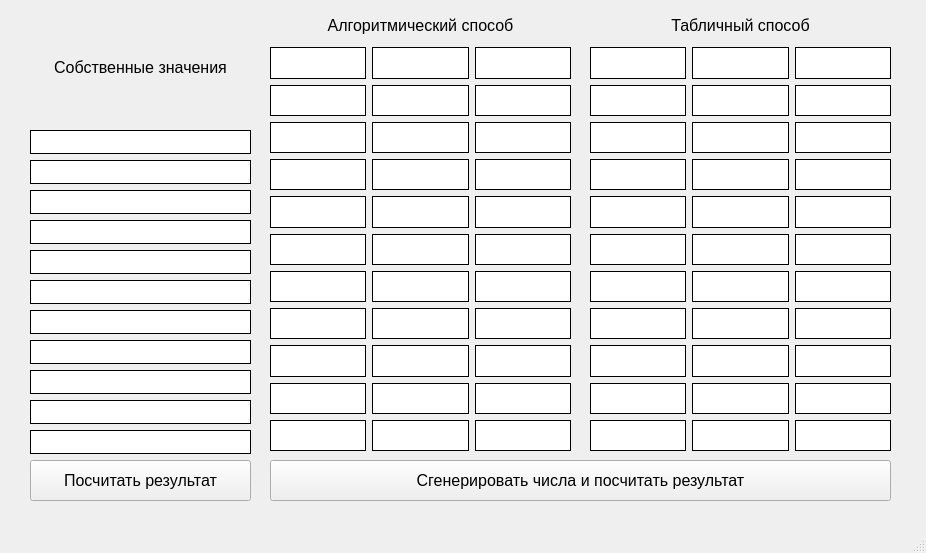
<?xml version="1.0" encoding="UTF-8"?>
<ui version="4.0">
 <class>MainWindow</class>
 <widget class="QMainWindow" name="MainWindow">
  <property name="geometry">
   <rect>
    <x>0</x>
    <y>0</y>
    <width>926</width>
    <height>553</height>
   </rect>
  </property>
  <property name="windowTitle">
   <string>MainWindow</string>
  </property>
  <widget class="QWidget" name="centralwidget">
   <widget class="QWidget" name="gridLayoutWidget">
    <property name="geometry">
     <rect>
      <x>270</x>
      <y>10</y>
      <width>301</width>
      <height>441</height>
     </rect>
    </property>
    <layout class="QGridLayout" name="algorithm">
     <item row="6" column="1">
      <widget class="QLabel" name="alg_2_6">
       <property name="font">
        <font>
         <pointsize>14</pointsize>
        </font>
       </property>
       <property name="styleSheet">
        <string notr="true">border-style: solid; border-width: 1px; border-color: black;
background-color: rgb(255, 255, 255);</string>
       </property>
       <property name="text">
        <string/>
       </property>
      </widget>
     </item>
     <item row="7" column="1">
      <widget class="QLabel" name="alg_2_7">
       <property name="font">
        <font>
         <pointsize>14</pointsize>
        </font>
       </property>
       <property name="styleSheet">
        <string notr="true">border-style: solid; border-width: 1px; border-color: black;
background-color: rgb(255, 255, 255);</string>
       </property>
       <property name="text">
        <string/>
       </property>
      </widget>
     </item>
     <item row="4" column="0">
      <widget class="QLabel" name="alg_1_4">
       <property name="font">
        <font>
         <pointsize>14</pointsize>
        </font>
       </property>
       <property name="styleSheet">
        <string notr="true">border-style: solid; border-width: 1px; border-color: black;
background-color: rgb(255, 255, 255);</string>
       </property>
       <property name="text">
        <string/>
       </property>
      </widget>
     </item>
     <item row="5" column="0">
      <widget class="QLabel" name="alg_1_6">
       <property name="font">
        <font>
         <pointsize>14</pointsize>
        </font>
       </property>
       <property name="styleSheet">
        <string notr="true">border-style: solid; border-width: 1px; border-color: black;
background-color: rgb(255, 255, 255);</string>
       </property>
       <property name="text">
        <string/>
       </property>
      </widget>
     </item>
     <item row="7" column="2">
      <widget class="QLabel" name="alg_3_7">
       <property name="font">
        <font>
         <pointsize>14</pointsize>
        </font>
       </property>
       <property name="styleSheet">
        <string notr="true">border-style: solid; border-width: 1px; border-color: black;
background-color: rgb(255, 255, 255);</string>
       </property>
       <property name="text">
        <string/>
       </property>
      </widget>
     </item>
     <item row="11" column="1">
      <widget class="QLabel" name="alg_2_res">
       <property name="font">
        <font>
         <pointsize>14</pointsize>
        </font>
       </property>
       <property name="styleSheet">
        <string notr="true">border-style: solid; border-width: 1px; border-color: black;
background-color: rgb(255, 255, 255);</string>
       </property>
       <property name="text">
        <string/>
       </property>
      </widget>
     </item>
     <item row="10" column="0">
      <widget class="QLabel" name="alg_1_10">
       <property name="font">
        <font>
         <pointsize>14</pointsize>
        </font>
       </property>
       <property name="styleSheet">
        <string notr="true">border-style: solid; border-width: 1px; border-color: black;
background-color: rgb(255, 255, 255);</string>
       </property>
       <property name="text">
        <string/>
       </property>
      </widget>
     </item>
     <item row="2" column="1">
      <widget class="QLabel" name="alg_2_2">
       <property name="font">
        <font>
         <pointsize>14</pointsize>
        </font>
       </property>
       <property name="styleSheet">
        <string notr="true">border-style: solid; border-width: 1px; border-color: black;
background-color: rgb(255, 255, 255);</string>
       </property>
       <property name="text">
        <string/>
       </property>
      </widget>
     </item>
     <item row="2" column="0">
      <widget class="QLabel" name="alg_1_2">
       <property name="font">
        <font>
         <pointsize>14</pointsize>
        </font>
       </property>
       <property name="styleSheet">
        <string notr="true">border-style: solid; border-width: 1px; border-color: black;
background-color: rgb(255, 255, 255);</string>
       </property>
       <property name="text">
        <string/>
       </property>
      </widget>
     </item>
     <item row="8" column="2">
      <widget class="QLabel" name="alg_3_8">
       <property name="font">
        <font>
         <pointsize>14</pointsize>
        </font>
       </property>
       <property name="styleSheet">
        <string notr="true">border-style: solid; border-width: 1px; border-color: black;
background-color: rgb(255, 255, 255);</string>
       </property>
       <property name="text">
        <string/>
       </property>
      </widget>
     </item>
     <item row="11" column="0">
      <widget class="QLabel" name="alg_1_res">
       <property name="font">
        <font>
         <pointsize>14</pointsize>
        </font>
       </property>
       <property name="styleSheet">
        <string notr="true">border-style: solid; border-width: 1px; border-color: black;
background-color: rgb(255, 255, 255);</string>
       </property>
       <property name="text">
        <string/>
       </property>
      </widget>
     </item>
     <item row="9" column="2">
      <widget class="QLabel" name="alg_3_9">
       <property name="font">
        <font>
         <pointsize>14</pointsize>
        </font>
       </property>
       <property name="styleSheet">
        <string notr="true">border-style: solid; border-width: 1px; border-color: black;
background-color: rgb(255, 255, 255);</string>
       </property>
       <property name="text">
        <string/>
       </property>
      </widget>
     </item>
     <item row="5" column="1">
      <widget class="QLabel" name="alg_2_5">
       <property name="font">
        <font>
         <pointsize>14</pointsize>
        </font>
       </property>
       <property name="styleSheet">
        <string notr="true">border-style: solid; border-width: 1px; border-color: black;
background-color: rgb(255, 255, 255);</string>
       </property>
       <property name="text">
        <string/>
       </property>
      </widget>
     </item>
     <item row="3" column="1">
      <widget class="QLabel" name="alg_2_3">
       <property name="font">
        <font>
         <pointsize>14</pointsize>
        </font>
       </property>
       <property name="styleSheet">
        <string notr="true">border-style: solid; border-width: 1px; border-color: black;
background-color: rgb(255, 255, 255);</string>
       </property>
       <property name="text">
        <string/>
       </property>
      </widget>
     </item>
     <item row="11" column="2">
      <widget class="QLabel" name="alg_3_res">
       <property name="font">
        <font>
         <pointsize>14</pointsize>
        </font>
       </property>
       <property name="styleSheet">
        <string notr="true">border-style: solid; border-width: 1px; border-color: black;
background-color: rgb(255, 255, 255);</string>
       </property>
       <property name="text">
        <string/>
       </property>
      </widget>
     </item>
     <item row="3" column="0">
      <widget class="QLabel" name="alg_1_3">
       <property name="font">
        <font>
         <pointsize>14</pointsize>
        </font>
       </property>
       <property name="styleSheet">
        <string notr="true">border-style: solid; border-width: 1px; border-color: black;
background-color: rgb(255, 255, 255);</string>
       </property>
       <property name="text">
        <string/>
       </property>
      </widget>
     </item>
     <item row="1" column="0">
      <widget class="QLabel" name="alg_1_1">
       <property name="font">
        <font>
         <pointsize>14</pointsize>
        </font>
       </property>
       <property name="styleSheet">
        <string notr="true">border-style: solid; border-width: 1px; border-color: black;
background-color: rgb(255, 255, 255);</string>
       </property>
       <property name="text">
        <string/>
       </property>
      </widget>
     </item>
     <item row="9" column="0">
      <widget class="QLabel" name="alg_1_9">
       <property name="font">
        <font>
         <pointsize>14</pointsize>
        </font>
       </property>
       <property name="styleSheet">
        <string notr="true">border-style: solid; border-width: 1px; border-color: black;
background-color: rgb(255, 255, 255);</string>
       </property>
       <property name="text">
        <string/>
       </property>
      </widget>
     </item>
     <item row="4" column="1">
      <widget class="QLabel" name="alg_2_4">
       <property name="font">
        <font>
         <pointsize>14</pointsize>
        </font>
       </property>
       <property name="styleSheet">
        <string notr="true">border-style: solid; border-width: 1px; border-color: black;
background-color: rgb(255, 255, 255);</string>
       </property>
       <property name="text">
        <string/>
       </property>
      </widget>
     </item>
     <item row="6" column="0">
      <widget class="QLabel" name="alg_1_5">
       <property name="font">
        <font>
         <pointsize>14</pointsize>
        </font>
       </property>
       <property name="styleSheet">
        <string notr="true">border-style: solid; border-width: 1px; border-color: black;
background-color: rgb(255, 255, 255);</string>
       </property>
       <property name="text">
        <string/>
       </property>
      </widget>
     </item>
     <item row="8" column="0">
      <widget class="QLabel" name="alg_1_7">
       <property name="font">
        <font>
         <pointsize>14</pointsize>
        </font>
       </property>
       <property name="styleSheet">
        <string notr="true">border-style: solid; border-width: 1px; border-color: black;
background-color: rgb(255, 255, 255);</string>
       </property>
       <property name="text">
        <string/>
       </property>
      </widget>
     </item>
     <item row="7" column="0">
      <widget class="QLabel" name="alg_1_8">
       <property name="font">
        <font>
         <pointsize>14</pointsize>
        </font>
       </property>
       <property name="styleSheet">
        <string notr="true">border-style: solid; border-width: 1px; border-color: black;
background-color: rgb(255, 255, 255);</string>
       </property>
       <property name="text">
        <string/>
       </property>
      </widget>
     </item>
     <item row="1" column="1">
      <widget class="QLabel" name="alg_2_1">
       <property name="font">
        <font>
         <pointsize>14</pointsize>
        </font>
       </property>
       <property name="styleSheet">
        <string notr="true">border-style: solid; border-width: 1px; border-color: black;
background-color: rgb(255, 255, 255);</string>
       </property>
       <property name="text">
        <string/>
       </property>
      </widget>
     </item>
     <item row="6" column="2">
      <widget class="QLabel" name="alg_3_6">
       <property name="font">
        <font>
         <pointsize>14</pointsize>
        </font>
       </property>
       <property name="styleSheet">
        <string notr="true">border-style: solid; border-width: 1px; border-color: black;
background-color: rgb(255, 255, 255);</string>
       </property>
       <property name="text">
        <string/>
       </property>
      </widget>
     </item>
     <item row="10" column="2">
      <widget class="QLabel" name="alg_3_10">
       <property name="font">
        <font>
         <pointsize>14</pointsize>
        </font>
       </property>
       <property name="styleSheet">
        <string notr="true">border-style: solid; border-width: 1px; border-color: black;
background-color: rgb(255, 255, 255);</string>
       </property>
       <property name="text">
        <string/>
       </property>
      </widget>
     </item>
     <item row="9" column="1">
      <widget class="QLabel" name="alg_2_9">
       <property name="font">
        <font>
         <pointsize>14</pointsize>
        </font>
       </property>
       <property name="styleSheet">
        <string notr="true">border-style: solid; border-width: 1px; border-color: black;
background-color: rgb(255, 255, 255);</string>
       </property>
       <property name="text">
        <string/>
       </property>
      </widget>
     </item>
     <item row="3" column="2">
      <widget class="QLabel" name="alg_3_3">
       <property name="font">
        <font>
         <pointsize>14</pointsize>
        </font>
       </property>
       <property name="styleSheet">
        <string notr="true">border-style: solid; border-width: 1px; border-color: black;
background-color: rgb(255, 255, 255);</string>
       </property>
       <property name="text">
        <string/>
       </property>
      </widget>
     </item>
     <item row="8" column="1">
      <widget class="QLabel" name="alg_2_8">
       <property name="font">
        <font>
         <pointsize>14</pointsize>
        </font>
       </property>
       <property name="styleSheet">
        <string notr="true">border-style: solid; border-width: 1px; border-color: black;
background-color: rgb(255, 255, 255);</string>
       </property>
       <property name="text">
        <string/>
       </property>
      </widget>
     </item>
     <item row="4" column="2">
      <widget class="QLabel" name="alg_3_4">
       <property name="font">
        <font>
         <pointsize>14</pointsize>
        </font>
       </property>
       <property name="styleSheet">
        <string notr="true">border-style: solid; border-width: 1px; border-color: black;
background-color: rgb(255, 255, 255);</string>
       </property>
       <property name="text">
        <string/>
       </property>
      </widget>
     </item>
     <item row="10" column="1">
      <widget class="QLabel" name="alg_2_10">
       <property name="font">
        <font>
         <pointsize>14</pointsize>
        </font>
       </property>
       <property name="styleSheet">
        <string notr="true">border-style: solid; border-width: 1px; border-color: black;
background-color: rgb(255, 255, 255);</string>
       </property>
       <property name="text">
        <string/>
       </property>
      </widget>
     </item>
     <item row="1" column="2">
      <widget class="QLabel" name="alg_3_1">
       <property name="font">
        <font>
         <pointsize>14</pointsize>
        </font>
       </property>
       <property name="styleSheet">
        <string notr="true">border-style: solid; border-width: 1px; border-color: black;
background-color: rgb(255, 255, 255);</string>
       </property>
       <property name="text">
        <string/>
       </property>
      </widget>
     </item>
     <item row="2" column="2">
      <widget class="QLabel" name="alg_3_2">
       <property name="font">
        <font>
         <pointsize>14</pointsize>
        </font>
       </property>
       <property name="styleSheet">
        <string notr="true">border-style: solid; border-width: 1px; border-color: black;
background-color: rgb(255, 255, 255);</string>
       </property>
       <property name="text">
        <string/>
       </property>
      </widget>
     </item>
     <item row="5" column="2">
      <widget class="QLabel" name="alg_3_5">
       <property name="font">
        <font>
         <pointsize>14</pointsize>
        </font>
       </property>
       <property name="styleSheet">
        <string notr="true">border-style: solid; border-width: 1px; border-color: black;
background-color: rgb(255, 255, 255);</string>
       </property>
       <property name="text">
        <string/>
       </property>
      </widget>
     </item>
     <item row="0" column="0" colspan="3">
      <widget class="QLabel" name="label">
       <property name="font">
        <font>
         <pointsize>12</pointsize>
        </font>
       </property>
       <property name="text">
        <string>Алгоритмический способ</string>
       </property>
       <property name="alignment">
        <set>Qt::AlignCenter</set>
       </property>
      </widget>
     </item>
    </layout>
   </widget>
   <widget class="QWidget" name="gridLayoutWidget_2">
    <property name="geometry">
     <rect>
      <x>590</x>
      <y>10</y>
      <width>301</width>
      <height>441</height>
     </rect>
    </property>
    <layout class="QGridLayout" name="table">
     <item row="6" column="0">
      <widget class="QLabel" name="tab_1_6">
       <property name="font">
        <font>
         <pointsize>14</pointsize>
        </font>
       </property>
       <property name="styleSheet">
        <string notr="true">border-style: solid; border-width: 1px; border-color: black;
background-color: rgb(255, 255, 255);</string>
       </property>
       <property name="text">
        <string/>
       </property>
      </widget>
     </item>
     <item row="1" column="0">
      <widget class="QLabel" name="tab_1_1">
       <property name="font">
        <font>
         <pointsize>14</pointsize>
        </font>
       </property>
       <property name="styleSheet">
        <string notr="true">border-style: solid; border-width: 1px; border-color: black;
background-color: rgb(255, 255, 255);</string>
       </property>
       <property name="text">
        <string/>
       </property>
      </widget>
     </item>
     <item row="7" column="0">
      <widget class="QLabel" name="tab_1_7">
       <property name="font">
        <font>
         <pointsize>14</pointsize>
        </font>
       </property>
       <property name="styleSheet">
        <string notr="true">border-style: solid; border-width: 1px; border-color: black;
background-color: rgb(255, 255, 255);</string>
       </property>
       <property name="text">
        <string/>
       </property>
      </widget>
     </item>
     <item row="8" column="0">
      <widget class="QLabel" name="tab_1_8">
       <property name="font">
        <font>
         <pointsize>14</pointsize>
        </font>
       </property>
       <property name="styleSheet">
        <string notr="true">border-style: solid; border-width: 1px; border-color: black;
background-color: rgb(255, 255, 255);</string>
       </property>
       <property name="text">
        <string/>
       </property>
      </widget>
     </item>
     <item row="5" column="0">
      <widget class="QLabel" name="tab_1_5">
       <property name="font">
        <font>
         <pointsize>14</pointsize>
        </font>
       </property>
       <property name="styleSheet">
        <string notr="true">border-style: solid; border-width: 1px; border-color: black;
background-color: rgb(255, 255, 255);</string>
       </property>
       <property name="text">
        <string/>
       </property>
      </widget>
     </item>
     <item row="9" column="2">
      <widget class="QLabel" name="tab_3_9">
       <property name="font">
        <font>
         <pointsize>14</pointsize>
        </font>
       </property>
       <property name="styleSheet">
        <string notr="true">border-style: solid; border-width: 1px; border-color: black;
background-color: rgb(255, 255, 255);</string>
       </property>
       <property name="text">
        <string/>
       </property>
      </widget>
     </item>
     <item row="7" column="1">
      <widget class="QLabel" name="tab_2_7">
       <property name="font">
        <font>
         <pointsize>14</pointsize>
        </font>
       </property>
       <property name="styleSheet">
        <string notr="true">border-style: solid; border-width: 1px; border-color: black;
background-color: rgb(255, 255, 255);</string>
       </property>
       <property name="text">
        <string/>
       </property>
      </widget>
     </item>
     <item row="5" column="1">
      <widget class="QLabel" name="tab_2_5">
       <property name="font">
        <font>
         <pointsize>14</pointsize>
        </font>
       </property>
       <property name="styleSheet">
        <string notr="true">border-style: solid; border-width: 1px; border-color: black;
background-color: rgb(255, 255, 255);</string>
       </property>
       <property name="text">
        <string/>
       </property>
      </widget>
     </item>
     <item row="6" column="1">
      <widget class="QLabel" name="tab_2_6">
       <property name="font">
        <font>
         <pointsize>14</pointsize>
        </font>
       </property>
       <property name="styleSheet">
        <string notr="true">border-style: solid; border-width: 1px; border-color: black;
background-color: rgb(255, 255, 255);</string>
       </property>
       <property name="text">
        <string/>
       </property>
      </widget>
     </item>
     <item row="10" column="1">
      <widget class="QLabel" name="tab_2_10">
       <property name="font">
        <font>
         <pointsize>14</pointsize>
        </font>
       </property>
       <property name="styleSheet">
        <string notr="true">border-style: solid; border-width: 1px; border-color: black;
background-color: rgb(255, 255, 255);</string>
       </property>
       <property name="text">
        <string/>
       </property>
      </widget>
     </item>
     <item row="9" column="1">
      <widget class="QLabel" name="tab_2_9">
       <property name="font">
        <font>
         <pointsize>14</pointsize>
        </font>
       </property>
       <property name="styleSheet">
        <string notr="true">border-style: solid; border-width: 1px; border-color: black;
background-color: rgb(255, 255, 255);</string>
       </property>
       <property name="text">
        <string/>
       </property>
      </widget>
     </item>
     <item row="8" column="1">
      <widget class="QLabel" name="tab_2_8">
       <property name="font">
        <font>
         <pointsize>14</pointsize>
        </font>
       </property>
       <property name="styleSheet">
        <string notr="true">border-style: solid; border-width: 1px; border-color: black;
background-color: rgb(255, 255, 255);</string>
       </property>
       <property name="text">
        <string/>
       </property>
      </widget>
     </item>
     <item row="2" column="2">
      <widget class="QLabel" name="tab_3_2">
       <property name="font">
        <font>
         <pointsize>14</pointsize>
        </font>
       </property>
       <property name="styleSheet">
        <string notr="true">border-style: solid; border-width: 1px; border-color: black;
background-color: rgb(255, 255, 255);</string>
       </property>
       <property name="text">
        <string/>
       </property>
      </widget>
     </item>
     <item row="7" column="2">
      <widget class="QLabel" name="tab_3_7">
       <property name="font">
        <font>
         <pointsize>14</pointsize>
        </font>
       </property>
       <property name="styleSheet">
        <string notr="true">border-style: solid; border-width: 1px; border-color: black;
background-color: rgb(255, 255, 255);</string>
       </property>
       <property name="text">
        <string/>
       </property>
      </widget>
     </item>
     <item row="3" column="2">
      <widget class="QLabel" name="tab_3_3">
       <property name="font">
        <font>
         <pointsize>14</pointsize>
        </font>
       </property>
       <property name="styleSheet">
        <string notr="true">border-style: solid; border-width: 1px; border-color: black;
background-color: rgb(255, 255, 255);</string>
       </property>
       <property name="text">
        <string/>
       </property>
      </widget>
     </item>
     <item row="11" column="1">
      <widget class="QLabel" name="tab_2_res">
       <property name="font">
        <font>
         <pointsize>14</pointsize>
        </font>
       </property>
       <property name="styleSheet">
        <string notr="true">border-style: solid; border-width: 1px; border-color: black;
background-color: rgb(255, 255, 255);</string>
       </property>
       <property name="text">
        <string/>
       </property>
      </widget>
     </item>
     <item row="1" column="2">
      <widget class="QLabel" name="tab_3_1">
       <property name="font">
        <font>
         <pointsize>14</pointsize>
        </font>
       </property>
       <property name="styleSheet">
        <string notr="true">border-style: solid; border-width: 1px; border-color: black;
background-color: rgb(255, 255, 255);</string>
       </property>
       <property name="text">
        <string/>
       </property>
      </widget>
     </item>
     <item row="4" column="2">
      <widget class="QLabel" name="tab_3_4">
       <property name="font">
        <font>
         <pointsize>14</pointsize>
        </font>
       </property>
       <property name="styleSheet">
        <string notr="true">border-style: solid; border-width: 1px; border-color: black;
background-color: rgb(255, 255, 255);</string>
       </property>
       <property name="text">
        <string/>
       </property>
      </widget>
     </item>
     <item row="11" column="0">
      <widget class="QLabel" name="tab_1_res">
       <property name="font">
        <font>
         <pointsize>14</pointsize>
        </font>
       </property>
       <property name="styleSheet">
        <string notr="true">border-style: solid; border-width: 1px; border-color: black;
background-color: rgb(255, 255, 255);</string>
       </property>
       <property name="text">
        <string/>
       </property>
      </widget>
     </item>
     <item row="10" column="0">
      <widget class="QLabel" name="tab_1_10">
       <property name="font">
        <font>
         <pointsize>14</pointsize>
        </font>
       </property>
       <property name="styleSheet">
        <string notr="true">border-style: solid; border-width: 1px; border-color: black;
background-color: rgb(255, 255, 255);</string>
       </property>
       <property name="text">
        <string/>
       </property>
      </widget>
     </item>
     <item row="9" column="0">
      <widget class="QLabel" name="tab_1_9">
       <property name="font">
        <font>
         <pointsize>14</pointsize>
        </font>
       </property>
       <property name="styleSheet">
        <string notr="true">border-style: solid; border-width: 1px; border-color: black;
background-color: rgb(255, 255, 255);</string>
       </property>
       <property name="text">
        <string/>
       </property>
      </widget>
     </item>
     <item row="5" column="2">
      <widget class="QLabel" name="tab_3_5">
       <property name="font">
        <font>
         <pointsize>14</pointsize>
        </font>
       </property>
       <property name="styleSheet">
        <string notr="true">border-style: solid; border-width: 1px; border-color: black;
background-color: rgb(255, 255, 255);</string>
       </property>
       <property name="text">
        <string/>
       </property>
      </widget>
     </item>
     <item row="1" column="1">
      <widget class="QLabel" name="tab_2_1">
       <property name="font">
        <font>
         <pointsize>14</pointsize>
        </font>
       </property>
       <property name="styleSheet">
        <string notr="true">border-style: solid; border-width: 1px; border-color: black;
background-color: rgb(255, 255, 255);</string>
       </property>
       <property name="text">
        <string/>
       </property>
      </widget>
     </item>
     <item row="3" column="1">
      <widget class="QLabel" name="tab_2_3">
       <property name="font">
        <font>
         <pointsize>14</pointsize>
        </font>
       </property>
       <property name="styleSheet">
        <string notr="true">border-style: solid; border-width: 1px; border-color: black;
background-color: rgb(255, 255, 255);</string>
       </property>
       <property name="text">
        <string/>
       </property>
      </widget>
     </item>
     <item row="2" column="1">
      <widget class="QLabel" name="tab_2_2">
       <property name="font">
        <font>
         <pointsize>14</pointsize>
        </font>
       </property>
       <property name="styleSheet">
        <string notr="true">border-style: solid; border-width: 1px; border-color: black;
background-color: rgb(255, 255, 255);</string>
       </property>
       <property name="text">
        <string/>
       </property>
      </widget>
     </item>
     <item row="6" column="2">
      <widget class="QLabel" name="tab_3_6">
       <property name="font">
        <font>
         <pointsize>14</pointsize>
        </font>
       </property>
       <property name="styleSheet">
        <string notr="true">border-style: solid; border-width: 1px; border-color: black;
background-color: rgb(255, 255, 255);</string>
       </property>
       <property name="text">
        <string/>
       </property>
      </widget>
     </item>
     <item row="4" column="1">
      <widget class="QLabel" name="tab_2_4">
       <property name="font">
        <font>
         <pointsize>14</pointsize>
        </font>
       </property>
       <property name="styleSheet">
        <string notr="true">border-style: solid; border-width: 1px; border-color: black;
background-color: rgb(255, 255, 255);</string>
       </property>
       <property name="text">
        <string/>
       </property>
      </widget>
     </item>
     <item row="11" column="2">
      <widget class="QLabel" name="tab_3_res">
       <property name="font">
        <font>
         <pointsize>14</pointsize>
        </font>
       </property>
       <property name="styleSheet">
        <string notr="true">border-style: solid; border-width: 1px; border-color: black;
background-color: rgb(255, 255, 255);</string>
       </property>
       <property name="text">
        <string/>
       </property>
      </widget>
     </item>
     <item row="10" column="2">
      <widget class="QLabel" name="tab_3_10">
       <property name="font">
        <font>
         <pointsize>14</pointsize>
        </font>
       </property>
       <property name="styleSheet">
        <string notr="true">border-style: solid; border-width: 1px; border-color: black;
background-color: rgb(255, 255, 255);</string>
       </property>
       <property name="text">
        <string/>
       </property>
      </widget>
     </item>
     <item row="3" column="0">
      <widget class="QLabel" name="tab_1_3">
       <property name="font">
        <font>
         <pointsize>14</pointsize>
        </font>
       </property>
       <property name="styleSheet">
        <string notr="true">border-style: solid; border-width: 1px; border-color: black;
background-color: rgb(255, 255, 255);</string>
       </property>
       <property name="text">
        <string/>
       </property>
      </widget>
     </item>
     <item row="2" column="0">
      <widget class="QLabel" name="tab_1_2">
       <property name="font">
        <font>
         <pointsize>14</pointsize>
        </font>
       </property>
       <property name="styleSheet">
        <string notr="true">border-style: solid; border-width: 1px; border-color: black;
background-color: rgb(255, 255, 255);</string>
       </property>
       <property name="text">
        <string/>
       </property>
      </widget>
     </item>
     <item row="8" column="2">
      <widget class="QLabel" name="tab_3_8">
       <property name="font">
        <font>
         <pointsize>14</pointsize>
        </font>
       </property>
       <property name="styleSheet">
        <string notr="true">border-style: solid; border-width: 1px; border-color: black;
background-color: rgb(255, 255, 255);</string>
       </property>
       <property name="text">
        <string/>
       </property>
      </widget>
     </item>
     <item row="4" column="0">
      <widget class="QLabel" name="tab_1_4">
       <property name="font">
        <font>
         <pointsize>14</pointsize>
        </font>
       </property>
       <property name="styleSheet">
        <string notr="true">border-style: solid; border-width: 1px; border-color: black;
background-color: rgb(255, 255, 255);</string>
       </property>
       <property name="text">
        <string/>
       </property>
      </widget>
     </item>
     <item row="0" column="0" colspan="3">
      <widget class="QLabel" name="label_2">
       <property name="font">
        <font>
         <pointsize>12</pointsize>
        </font>
       </property>
       <property name="text">
        <string>Табличный способ</string>
       </property>
       <property name="alignment">
        <set>Qt::AlignCenter</set>
       </property>
      </widget>
     </item>
    </layout>
   </widget>
   <widget class="QWidget" name="gridLayoutWidget_3">
    <property name="geometry">
     <rect>
      <x>30</x>
      <y>10</y>
      <width>221</width>
      <height>444</height>
     </rect>
    </property>
    <layout class="QGridLayout" name="manual">
     <item row="6" column="0">
      <widget class="QLineEdit" name="man_6">
       <property name="font">
        <font>
         <pointsize>13</pointsize>
        </font>
       </property>
       <property name="styleSheet">
        <string notr="true">border-style: solid; border-width: 1px; border-color: black;
</string>
       </property>
      </widget>
     </item>
     <item row="9" column="0">
      <widget class="QLineEdit" name="man_9">
       <property name="font">
        <font>
         <pointsize>13</pointsize>
        </font>
       </property>
       <property name="styleSheet">
        <string notr="true">border-style: solid; border-width: 1px; border-color: black;
</string>
       </property>
      </widget>
     </item>
     <item row="7" column="0">
      <widget class="QLineEdit" name="man_7">
       <property name="font">
        <font>
         <pointsize>13</pointsize>
        </font>
       </property>
       <property name="styleSheet">
        <string notr="true">border-style: solid; border-width: 1px; border-color: black;
</string>
       </property>
      </widget>
     </item>
     <item row="5" column="0">
      <widget class="QLineEdit" name="man_5">
       <property name="font">
        <font>
         <pointsize>13</pointsize>
        </font>
       </property>
       <property name="styleSheet">
        <string notr="true">border-style: solid; border-width: 1px; border-color: black;
</string>
       </property>
      </widget>
     </item>
     <item row="8" column="0">
      <widget class="QLineEdit" name="man_8">
       <property name="font">
        <font>
         <pointsize>13</pointsize>
        </font>
       </property>
       <property name="styleSheet">
        <string notr="true">border-style: solid; border-width: 1px; border-color: black;
</string>
       </property>
      </widget>
     </item>
     <item row="4" column="0">
      <widget class="QLineEdit" name="man_4">
       <property name="font">
        <font>
         <pointsize>13</pointsize>
        </font>
       </property>
       <property name="styleSheet">
        <string notr="true">border-style: solid; border-width: 1px; border-color: black;
</string>
       </property>
      </widget>
     </item>
     <item row="10" column="0">
      <widget class="QLineEdit" name="man_10">
       <property name="font">
        <font>
         <pointsize>13</pointsize>
        </font>
       </property>
       <property name="styleSheet">
        <string notr="true">border-style: solid; border-width: 1px; border-color: black;
</string>
       </property>
      </widget>
     </item>
     <item row="0" column="0">
      <widget class="QLabel" name="label_3">
       <property name="font">
        <font>
         <pointsize>12</pointsize>
        </font>
       </property>
       <property name="text">
        <string>Собственные значения</string>
       </property>
       <property name="alignment">
        <set>Qt::AlignCenter</set>
       </property>
      </widget>
     </item>
     <item row="2" column="0">
      <widget class="QLineEdit" name="man_2">
       <property name="font">
        <font>
         <pointsize>13</pointsize>
        </font>
       </property>
       <property name="styleSheet">
        <string notr="true">border-style: solid; border-width: 1px; border-color: black;
</string>
       </property>
      </widget>
     </item>
     <item row="1" column="0">
      <widget class="QLineEdit" name="man_1">
       <property name="font">
        <font>
         <pointsize>13</pointsize>
        </font>
       </property>
       <property name="styleSheet">
        <string notr="true">border-style: solid; border-width: 1px; border-color: black;
</string>
       </property>
      </widget>
     </item>
     <item row="3" column="0">
      <widget class="QLineEdit" name="man_3">
       <property name="font">
        <font>
         <pointsize>13</pointsize>
        </font>
       </property>
       <property name="styleSheet">
        <string notr="true">border-style: solid; border-width: 1px; border-color: black;
</string>
       </property>
      </widget>
     </item>
     <item row="11" column="0">
      <widget class="QLineEdit" name="man_res">
       <property name="font">
        <font>
         <pointsize>13</pointsize>
        </font>
       </property>
       <property name="styleSheet">
        <string notr="true">border-style: solid; border-width: 1px; border-color: black;
</string>
       </property>
      </widget>
     </item>
    </layout>
   </widget>
   <widget class="QPushButton" name="pushButton">
    <property name="geometry">
     <rect>
      <x>270</x>
      <y>460</y>
      <width>621</width>
      <height>41</height>
     </rect>
    </property>
    <property name="font">
     <font>
      <pointsize>12</pointsize>
     </font>
    </property>
    <property name="text">
     <string>Сгенерировать числа и посчитать результат</string>
    </property>
   </widget>
   <widget class="QPushButton" name="pushButton_2">
    <property name="geometry">
     <rect>
      <x>30</x>
      <y>460</y>
      <width>221</width>
      <height>41</height>
     </rect>
    </property>
    <property name="font">
     <font>
      <pointsize>12</pointsize>
     </font>
    </property>
    <property name="text">
     <string>Посчитать результат</string>
    </property>
   </widget>
  </widget>
  <widget class="QMenuBar" name="menubar">
   <property name="geometry">
    <rect>
     <x>0</x>
     <y>0</y>
     <width>926</width>
     <height>26</height>
    </rect>
   </property>
  </widget>
  <widget class="QStatusBar" name="statusbar"/>
 </widget>
 <resources/>
 <connections/>
</ui>
